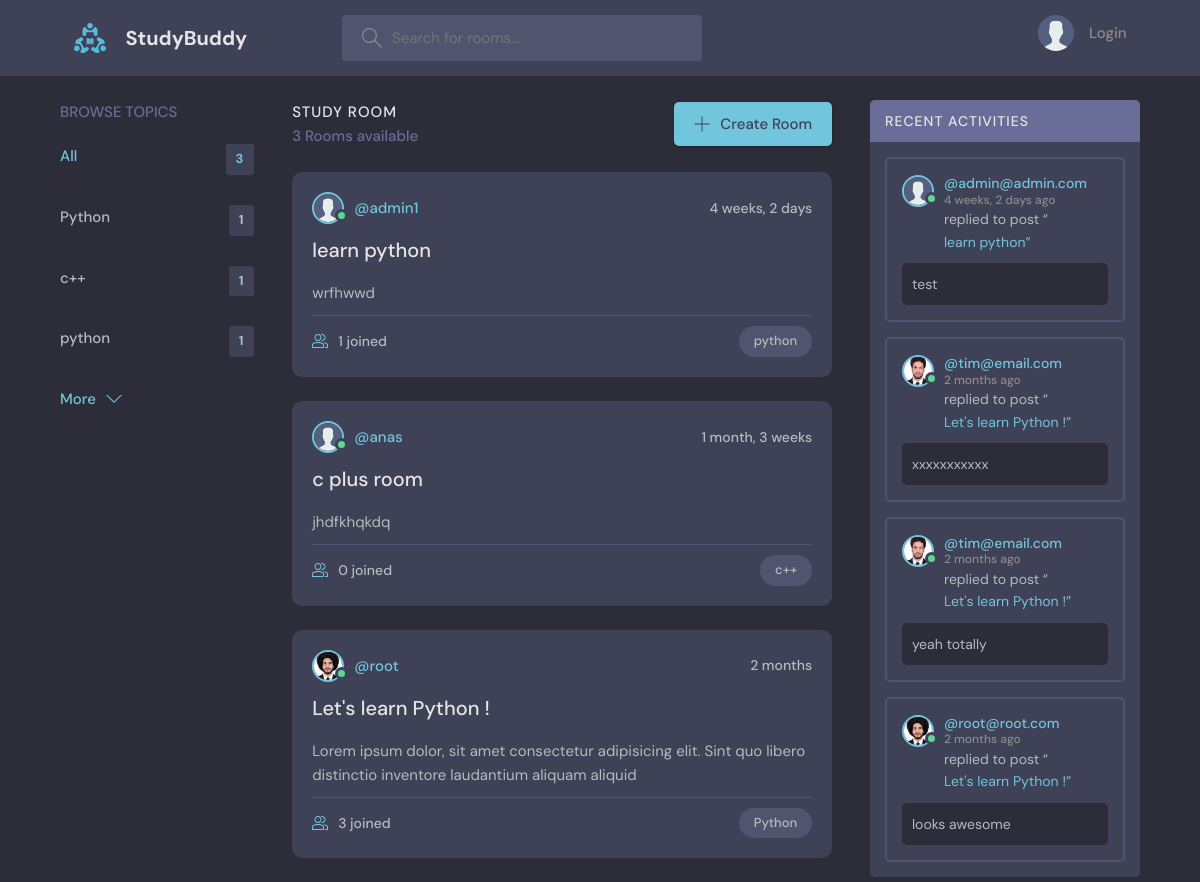
The page / on the database its author committed.
### base/models.py (models this page shows, shortened)
class Topic(models.Model):
    title = models.CharField(max_length=200)

class Room(models.Model):
    host = models.ForeignKey(User, on_delete=models.SET_NULL, null=True)
    topic = models.ForeignKey(Topic, on_delete=models.SET_NULL, null=True)
    name = models.CharField(max_length=200)
    description = models.TextField(null=True, blank=True)
    participants = models.ManyToManyField(
        User, related_name='participants', blank=True)
    updated = models.DateTimeField(auto_now=True)
    created = models.DateTimeField(auto_now_add=True)
    class Meta:
        ordering = ['-updated', '-created']
    def __str__(self):
        return self.name

class User(AbstractUser):
    name = models.CharField(max_length=200, null=True)
    email = models.EmailField(null=True, unique=True)
    bio = models.TextField(null=True)
    avatar = models.ImageField(null=True, default='avatar.svg')
    USERNAME_FIELD = 'email'
    REQUIRED_FIELDS = []

class Message(models.Model):
    user = models.ForeignKey(User, on_delete=models.CASCADE)
    room = models.ForeignKey(Room, on_delete=models.CASCADE)
    body = models.TextField()
    updated = models.DateTimeField(auto_now=True)
    created = models.DateTimeField(auto_now_add=True)
    class Meta:
        ordering = ['-updated', '-created']
    def __str__(self):
        return self.body[0:50]

### base/views.py (the view)
# urls.py: path('', views.home, name="home"),
def home(request):
    q = request.GET.get('q') if request.GET.get('q') != None else ''
    rooms = Room.objects.filter(
        Q(topic__title__icontains=q) |
        Q(name__icontains=q) |
        Q(description__icontains=q)
    )
    topics = Topic.objects.all()[0:5]
    room_count = rooms.count()
    room_messages = Message.objects.filter(Q(room__topic__title__icontains=q))
    context = {'rooms': rooms, 'topics': topics,
               'room_count': room_count, 'room_messages': room_messages}
    return render(request, 'base/home.html', context)

### base/templates/base/home.html (shortened to what this page needs)
{% extends 'main.html' %} {% block content %}
<main class="layout layout--3">
  <div class="container">
    {% include 'base/topics_component.html' %}
    <div class="roomList">
      <div class="roomList__header">
        <div>
          <h2>Study Room</h2>
          <p>{{room_count}} Rooms available</p>
        </div>
        <a class="btn btn--main" href="{% url 'create-room' %}">
          <svg
            version="1.1"
            xmlns="http://www.w3.org/2000/svg"
            width="32"
            height="32"
            viewBox="0 0 32 32"
          >
            <title>add</title>
            <path
              d="M16.943 0.943h-1.885v14.115h-14.115v1.885h14.115v14.115h1.885v-14.115h14.115v-1.885h-14.115v-14.115z"
            ></path>
          </svg>
          Create Room
        </a>
      </div>
      {% include 'base/feed_component.html' %}
    </div>
    <div class="activities">
      <div class="activities__header">
        <h2>Recent Activities</h2>
      </div>
      {% include 'base/activity_component.html' %}
    </div>
  </div>
</main>
{% endblock %}

### base/templates/base/topics_component.html
<div class="topics">
  <div class="topics__header">
    <h2>Browse Topics</h2>
  </div>
  <ul class="topics__list">
    <li>
      <a href="{% url 'home' %}" class="active"
        >All <span>{{topics.count}}</span></a
      >
    </li>
    {% for topic in topics %}
    <li>
      <a href="{% url 'home' %}?q={{topic.title}}"
        >{{topic.title}}<span>{{topic.room_set.all.count}}</span></a
      >
    </li>
    {% endfor %}
  </ul>
  <a class="btn btn--link" href="{% url 'topics' %}">
    More
    <svg
      version="1.1"
      xmlns="http://www.w3.org/2000/svg"
      width="32"
      height="32"
      viewBox="0 0 32 32"
    >
      <title>chevron-down</title>
      <path d="M16 21l-13-13h-3l16 16 16-16h-3l-13 13z"></path>
    </svg>
  </a>
</div>

### base/templates/base/feed_component.html (shortened to what this page needs)
{%for room in rooms%}
<div class="roomListRoom">
  <div class="roomListRoom__header">
    <a
      href="{% url 'user-profile' room.host.id %}"
      class="roomListRoom__author"
    >
      <div class="avatar avatar--small active">
        <img src="{{room.host.avatar.url}}" />
      </div>
      <span>@{{room.host.username}}</span>
    </a>
    <div class="roomListRoom__actions">
      <span>{{room.created|timesince}}</span>
    </div>
  </div>
  <div class="roomListRoom__content">
    <a href="{% url 'room'  room.id %}">{{room.name}}</a>
    <p>{{room.description}}</p>
  </div>
  <div class="roomListRoom__meta">
    <a class="roomListRoom__joined" href="{% url 'room'  room.id %}">
      {{room.participants.count}} joined
    </a>
    <p class="roomListRoom__topic">{{room.topic.title}}</p>
  </div>
</div>
{% endfor %}

### base/templates/base/activity_component.html (shortened to what this page needs)
{%for message in room_messages%}
<div class="activities__box">
  <div class="activities__boxHeader roomListRoom__header">
    <a href="profile.html" class="roomListRoom__author">
      <div class="avatar avatar--small active">
        <img src="{{message.user.avatar.url}}" />
      </div>
      <p>
        @{{message.user}}
        <span>{{message.created|timesince}} ago</span>
      </p>
    </a>
  </div>
  <div class="activities__boxContent">
    <p>
      replied to post “<a href="{% url 'room' message.room.id %}"
        >{{message.room}}”</a
      >
    </p>
    <div class="activities__boxRoomContent">{{message}}</div>
  </div>
</div>
{% endfor %}

### rows shown on the page
Topic: title "Python", room_set.all.count "1"
Topic: title "c++", room_set.all.count "1"
Topic: title "python", room_set.all.count "1"
Room: host.avatar (placeholder picture), host.username "admin1", created "4 weeks, 2 days", name "learn python", description "wrfhwwd", participants.count "1", topic "python"
Room: host.avatar (placeholder picture), host.username "anas", created "1 month, 3 weeks", name "c plus room", description "jhdfkhqkdq", participants.count "0", topic "c++"
Room: host.avatar (picture), host.username "root", created "2 months", name "Let's learn Python !", description "Lorem ipsum dolor, sit amet consectetur adipisicing elit. Sint quo libero distinctio inventore laudantium aliquam aliquid", participants.count "3", topic "Python"
Message: user.avatar (placeholder picture), user "admin@admin.com", created "4 weeks, 2 days", room "learn python", body "test"
Message: user.avatar (picture), user "tim@email.com", created "2 months", room "Let's learn Python !", body "xxxxxxxxxxx"
Message: user.avatar (picture), user "tim@email.com", created "2 months", room "Let's learn Python !", body "yeah totally"
Message: user.avatar (picture), user "root@root.com", created "2 months", room "Let's learn Python !", body "looks awesome"

### other values the page prints
{{ topics.count }} "3"
{{ room_count }} "3"
